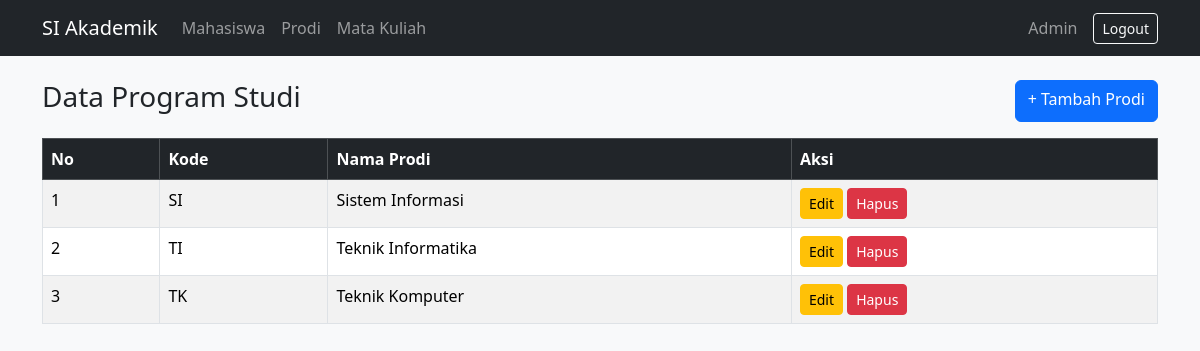
The page /prodi (signed in) on the database its author committed.
### tables this page shows
CREATE TABLE `prodi` (
  `id` int(11) NOT NULL,
  `kode` varchar(10) NOT NULL,
  `nama` varchar(100) NOT NULL,
  `created_at` timestamp NOT NULL DEFAULT current_timestamp(),
  `updated_at` timestamp NOT NULL DEFAULT current_timestamp() ON UPDATE current_timestamp()
);

### app/Controllers/ProdiController.php (called while the page is built, shortened)
<?php
require_once __DIR__ . '/../Models/ProdiModel.php';
class ProdiController
{
    private ProdiModel $model;
    public function __construct()
    {
        $this->model = new ProdiModel();
    }
    public function index(): void
    {
        $daftar = $this->model->all();
        require __DIR__ . '/../Views/prodi/index.php';
    }
}

### app/helpers.php (called while the page is built, shortened)
<?php
function e($value): string
{
    return htmlspecialchars((string) $value, ENT_QUOTES, 'UTF-8');
}
function url(string $path = ''): string
{
    return BASE_PATH . $path;
}

### config/database.php (called while the page is built)
<?php
return [
    'host'     => 'localhost',
    'dbname'   => 'bkpm_acara_7',
    'username' => 'root',
    'password' => '',
    'charset'  => 'utf8mb4',
];

### app/Database.php (called while the page is built)
<?php
class Database
{
    private static ?PDO $instance = null;
    public static function getInstance(): PDO
    {
        if (self::$instance === null) {
            $config = require __DIR__ . '/../config/database.php';
            $dsn = "mysql:host={$config['host']};dbname={$config['dbname']};charset={$config['charset']}";
            self::$instance = new PDO($dsn, $config['username'], $config['password'], [
                PDO::ATTR_ERRMODE            => PDO::ERRMODE_EXCEPTION,
                PDO::ATTR_DEFAULT_FETCH_MODE => PDO::FETCH_ASSOC,
                PDO::ATTR_EMULATE_PREPARES   => false,
            ]);
        }
        return self::$instance;
    }
}

### app/Models/ProdiModel.php (called while the page is built, shortened)
<?php
require_once __DIR__ . '/../Database.php';
class ProdiModel
{
    private PDO $db;
    public function __construct()
    {
        $this->db = Database::getInstance();
    }
    public function all(): array
    {
        return $this->db->query("SELECT * FROM prodi ORDER BY kode")->fetchAll();
    }
}

### app/Views/prodi/index.php (the view, shortened to what this page needs)
<?php require __DIR__ . '/../header.php'; ?>
<div class="d-flex justify-content-between mb-3">
    <h1 class="h3">Data Program Studi</h1>
    <a href="<?= url('/prodi/create') ?>" class="btn btn-primary">+ Tambah Prodi</a>
</div>
<table class="table table-striped table-bordered bg-white">
    <thead class="table-dark">
        <tr><th>No</th><th>Kode</th><th>Nama Prodi</th><th>Aksi</th></tr>
    </thead>
    <tbody>
        <?php foreach ($daftar as $i => $p): ?>
            <tr>
                <td><?= $i + 1 ?></td>
                <td><?= e($p['kode']) ?></td>
                <td><?= e($p['nama']) ?></td>
                <td>
                    <a href="<?= url('/prodi/edit?id=' . $p['id']) ?>" class="btn btn-sm btn-warning">Edit</a>
                    <form method="POST" action="<?= url('/prodi/destroy') ?>" class="d-inline"
                          onsubmit="return confirm('Yakin ingin menghapus data ini?');">
                        <button type="submit" class="btn btn-sm btn-danger">Hapus</button>
                    </form>
                </td>
            </tr>
        <?php endforeach; ?>
    </tbody>
</table>
<?php require __DIR__ . '/../footer.php'; ?>

### rows shown on the page
prodi: kode "SI", nama "Sistem Informasi"
prodi: kode "TI", nama "Teknik Informatika"
prodi: kode "TK", nama "Teknik Komputer"

### other values the page prints
$_SESSION['user_name'] "Admin"
